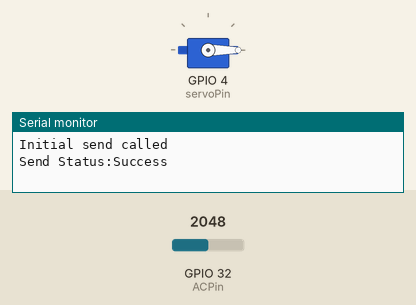
Simulated run of this sketch. Board: ESP32. Shown: servo, the last lines printed to the serial monitor. The test bench sets the inputs (shaded band); at power-on: GPIO 32 (ACPin) = 2048. Random numbers use the default seed unless the sketch sets one.

Above: at 0.1 s.
At 2.8 s:
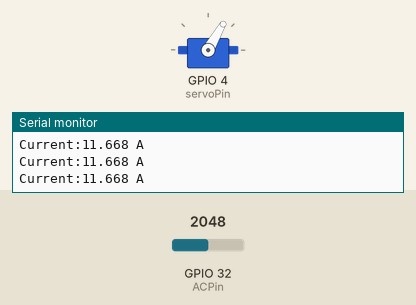
2.9 s: GPIO 32 (ACPin) set to 0
5.4 s: GPIO 32 (ACPin) set to 491
Timing chart, 0 to 8.4 s (numbered marks = the images above; inputs shaded):
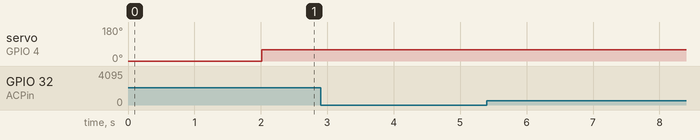

The sketch:

1_current_sensor.ino
```cpp
//This code is for the one current sensor systems part of the automated dust collection system
//These are referred to as systems 3, 4, and 7.
//When a tool is turned on, the servo turns on and the
//ON signal is sent at ranomd intervals to the reciever ESP32. When the tool is turned off,
//the ON signal is no longer sent and the grace period begins.
//Once this grace period is over, the servo closes
//and an OFF signal is sent to the reciever ESP32.
//The current sensor value code was adapted from the code given by DFRobot
//for the SEN0211.
//By Vika Vorona :)
//Created 06/19/2025
//Updates:
//07/20/25: Updates to logic


#include <esp_now.h>
#include <WiFi.h>
#include <ESP32Servo.h>

//====Servo Settings====
Servo myServo;
const int servoPin = 4;  //pin for servo, must be PWM capable
const int closedAngle = 0;   //angle to close servo
const int openAngle = 60;    //angle of open servo

//====Current Sensor Settings====
const int ACPin = 32;   //analog pin to read current sensor
#define ACTectionRange 20
#define VREF 3.3
#define CURRENT_THRESHOLD 0.03  //small nonzero threshold

//====Grace Period====
const unsigned long GRACE_PERIOD_MS = 60000;  //chnage this value to adjust grace period time in milliseconds

//====Startup Delay====
const unsigned long STARTUP_DELAY_MS = 2000;  //delay at startup
unsigned long startTime;
bool startupComplete = false;

//====ESP-NOW Settings====
uint8_t broadcastAddress[] = {0x6C, 0xC8, 0x40, 0x35, 0x0B, 0x60}; //mac address specific to the reciever esp32

typedef struct struct_message {
  int id;   //system id
  int x;  //1 = ON, 0 = OFF
  int y;  //kept for potential applications
} struct_message;

struct_message myData;
esp_now_peer_info_t peerInfo;

//====Tool State Tracking====
bool toolOn = false;    //tracks whether tool is ON or OFF
unsigned long lastOffTime = 0;
bool gracePeriodActive = false;  //indicates whether grace period is active

//====Low Reading Filter====
int lowReadingCount = 0;
const int LOW_READING_THRESHOLD = 5;  //must be below threshold 5 consecutive times

//====Retry Settings====
bool sendInProgress = false;
bool sendFailed = false;
int retryCount = 0;
const int MAX_RETRIES = 3;
unsigned long lastRetryTime = 0;
const unsigned long RETRY_INTERVAL_MS = 500;  //wait 500 ms between retries

//====ON Jitter Resend====
unsigned long lastOnSend = 0;   //time when last ON was sent
unsigned long nextSendInterval = 0;  //random jitter between ON messages

//====Function to send data====
void sendData() {
  sendFailed = false;
  sendInProgress = true;
  retryCount = 0;
  esp_err_t result = esp_now_send(broadcastAddress, (uint8_t*)&myData, sizeof(myData));  //send data using espnoww
  if (result != ESP_OK) {
    Serial.print("Initial send failed with error:");
    Serial.println(result);
    sendFailed = true;
    sendInProgress = false;  //since send didn't start properly
  } else {
    Serial.println("Initial send called");
  }
  lastRetryTime = millis();
}

//====Callback====
void OnDataSent(const uint8_t *mac_addr, esp_now_send_status_t status) {
  sendInProgress = false;
  if (status == ESP_NOW_SEND_SUCCESS) {
    Serial.println("Send Status:Success");
    sendFailed = false;
    retryCount = 0;
  } else {
    Serial.println("Send Status:Fail");
    sendFailed = true;
    lastRetryTime = millis();
  }
}

//====Current Reading Function====
//modified from current sensor code, see datasheet
float readACCurrentValue(int pin) {
  float peak = 0;
  for (int i = 0; i < 10; i++) {   //taking ten readings
    peak += analogRead(pin);
    delay(1);
  }
  peak = peak / 10;
  float vrms = peak * 0.707;
  vrms = (vrms / 4095.0 * VREF) / 2;
  return vrms * ACTectionRange;
}

//====Setup====
void setup() {
  Serial.begin(115200);  //serial monitor for debugging of course
  WiFi.mode(WIFI_STA);   //setting wifi to station mode

  myServo.attach(servoPin, 500, 2500);  //attaching servo and its pulse limits
  myServo.write(closedAngle);     //set servo to closed position

  startTime = millis();

  if (esp_now_init() != ESP_OK) {
    Serial.println("ESP-NOW init failed");
    return;
  }

  esp_now_register_send_cb(OnDataSent);  //register callback for the send status
  memcpy(peerInfo.peer_addr, broadcastAddress, 6);
  peerInfo.channel = 0;  //set channel
  peerInfo.encrypt = false;

  if (esp_now_add_peer(&peerInfo) != ESP_OK) {
    Serial.println("Failed to add peer");
    return;
  }

  myData.id = 7;   //set device id, either 3, 4, or 7
  myData.y = 0;
}

//====Main Loop====
void loop() {
  unsigned long now = millis();

  //startup delay: ignore current for the first STARTUP_DELAY_MS milliseconds
  if (!startupComplete) {
    if (now - startTime >= STARTUP_DELAY_MS) {
      startupComplete = true;
      Serial.println("Startup delay complete, beginning normal operation");
    } else {
      //keep servo closed during startup delay and send OFF state once
      myServo.write(closedAngle);
      static bool sentOffOnce = false;
      if (!sentOffOnce) {
        myData.x = 0;
        sendData();
        sentOffOnce = true;
      }
      delay(200);
      return;  //skip the rest of the loop
    }
  }

  //retry logic
  if (sendFailed && retryCount < MAX_RETRIES && (now - lastRetryTime >= RETRY_INTERVAL_MS)) {
    retryCount++;
    Serial.print("Retry attempt #");
    Serial.println(retryCount);
    esp_err_t result = esp_now_send(broadcastAddress, (uint8_t*)&myData, sizeof(myData));
    if (result != ESP_OK) {
      Serial.print("Retry send failed immediately with error:");
      Serial.println(result);
      //keep sendFailed true to try again later
    } else {
      sendFailed = false;  //will confirm in callback anyway
    }
    lastRetryTime = now;
  }

  float current = readACCurrentValue(ACPin);  //read current from senor
  Serial.print("Current:");
  Serial.print(current, 3);
  Serial.println(" A");

  bool currentDetected = (current > CURRENT_THRESHOLD);

  if (currentDetected) {
    lowReadingCount = 0;
    if (!toolOn) {
      toolOn = true;  //setting tool to ON
      gracePeriodActive = false;  //cancel graceperiod
      myServo.write(openAngle); //open servo
      myData.x = 1;
      sendData(); //send tool on message
      lastOnSend = now;
      nextSendInterval = random(2000, 5000);  //random time interval for next ON
      Serial.println("Tool turned ON:Servo Open");
    } else {
      gracePeriodActive = false;
      // resend ON jittered
      if (now - lastOnSend >= nextSendInterval) {
        myData.x = 1;
        sendData();
        lastOnSend = now;
        nextSendInterval = random(2000, 5000);  //next random time interval for ON send
        Serial.println("Re-sent ON (jittered)");
      }
    }
  } else {
    lowReadingCount++;

    if (lowReadingCount >= LOW_READING_THRESHOLD && toolOn && !gracePeriodActive) {
      gracePeriodActive = true;
      lastOffTime = now;
      Serial.println("Tool OFF(after several low readings),starting grace period...");
    }

    if (gracePeriodActive && now - lastOffTime >= GRACE_PERIOD_MS) {
      toolOn = false;
      gracePeriodActive = false;
      myServo.write(closedAngle);
      Serial.println("Grace period expired:Servo Closed");

    }
  }

  delay(200);
}
// :)
```
